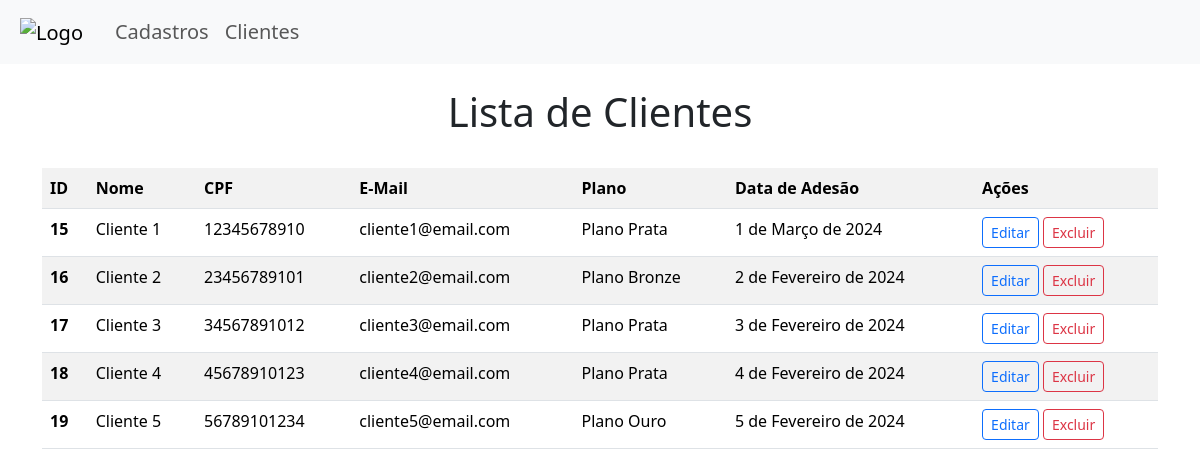
The page /list/ on the database as committed earlier.
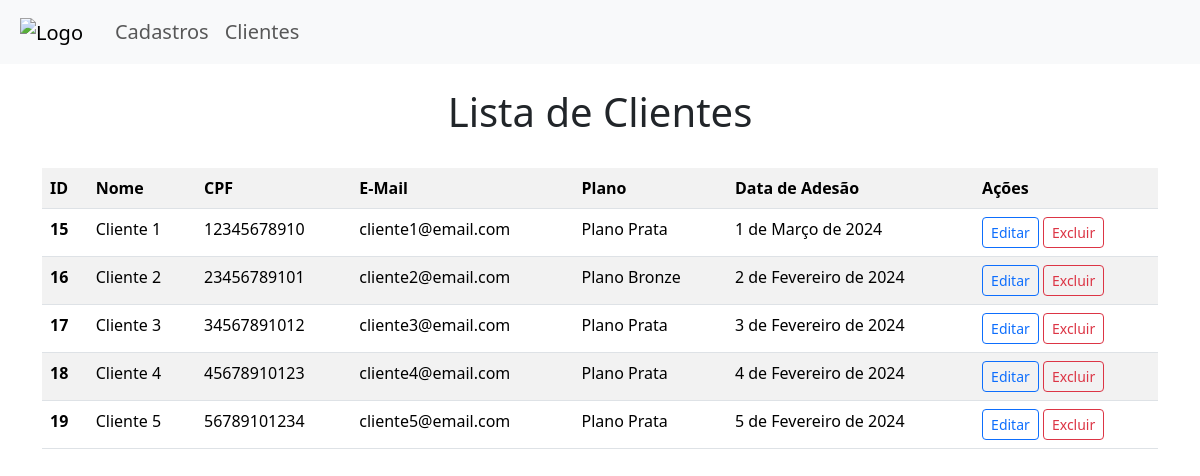
The same page on the database as committed later.
### app_interface/models.py (models this page shows)
class Cliente(models.Model):
    id_cliente = models.AutoField(primary_key=True)
    nome = models.TextField(max_length=100)
    cpf = models.IntegerField()
    email = models.TextField(max_length=100)
    plano = models.TextField(max_length=100)
    adesao = models.DateField()

### app_interface/views.py (the view, shortened to what this page needs)
# urls.py: path('list/', views.list, name='list'),
def list(request):
    clientes = Cliente.objects.all()
    return render(request, 'paginas/list.html', {'list': clientes})

### app_interface/templates/paginas/list.html
{% extends 'paginas/base.html' %}
{% block conteudo %}
<div class="container">
    <h1 class="text-center">Lista de Clientes</h1><br>
    <table class="table table-striped">
        <tr>
            <th>ID</th>
            <th>Nome</th>
            <th>CPF</th>
            <th>E-Mail</th>
            <th>Plano</th>
            <th>Data de Adesão</th>
            <th>Ações</th>
        </tr>
        {% for cliente in list %}
        <tr>
            <th>{{cliente.id_cliente}}</th>
            <td>{{cliente.nome}}</td>
            <td>{{cliente.cpf}}</td>
            <td>{{cliente.email}}</td>
            <td>{{cliente.plano}}</td>
            <td>{{cliente.adesao}}</td>
            <td>
                <a href="/update/{{ cliente.id_cliente }}" class="btn btn-outline-primary btn-sm">Editar</a>
                <a href="/delete/{{ cliente.id_cliente }}" class="btn btn-outline-danger btn-sm">Excluir</a>
            </td>
        </tr>
        {% endfor %}
    </table>
</div>
{% endblock %}

Rows that differ between the two databases and show on the page:
changed Cliente "Cliente 5": plano "Plano Ouro" → "Plano Prata"
